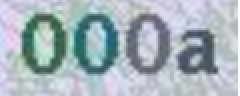
#> input picture source_imgs/000a.png, 120 x 48 px (shown 2 times larger); its folder holds only this picture in this run
$ python img_code_dataset.py
#> lines starting #> are read from the running program, lines starting #| are printed output that depends on the picture; after the words box and inside, x2 and y2 are one past the last pixel; in counts of white or black regions, pixels touching at a corner belong together
#!/usr/bin/python
# -*- coding:utf-8 -*-
# __Author__: VVzv

import os
import numpy as np
import matplotlib.pyplot as plt

from PIL import Image


LETTERS = ['0', '7', 'r', 'g', '6', 'q', 'f', 'u', '3', '2', 'b', '4', 'j', '5', '1', 'x', '9', 'e', 's', 'z', 'o', 't', 'w', 'i', 'm', 'k', 'y', 'v', '8', 'p', 'n', 'c', 'd', 'l', 'a', 'h']
BASE_PATH = './source_imgs/'
TRAIN_BASE_PATH = './train_data/'
imgs_name = os.listdir(BASE_PATH)
imgs_path = [BASE_PATH + img_name for img_name in imgs_name]
letter_to_path = [ TRAIN_BASE_PATH + l for l in LETTERS ]
source_img_path = []
source_imgs_name = []
for img_path in imgs_path:
    if 'DS_Store' not in img_path:
        source_img_path.append(img_path)
for im_name in imgs_name:
    if 'DS_Store' not in im_name:
        source_imgs_name.append(im_name)
# print(source_imgs_name)

def letterdir():
    for letter in LETTERS:
        os.mkdir(TRAIN_BASE_PATH + letter)
        print(TRAIN_BASE_PATH + letter)

def letterToImg():
    n = 0
    for img_name in source_imgs_name:
        print(BASE_PATH + img_name)
        img = np.asarray(Image.open(BASE_PATH + img_name).convert('L'))
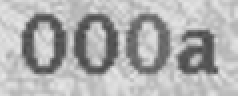
#> img: shape (48, 120) (shown 2 times larger); min 70, max 252, mean 175.3
        img_binary = (img > 135) * 255
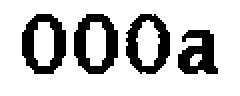
#> img_binary: shape (48, 120) int64 (shown 2 times larger); 77.3% white; 4 black regions, box (x1, y1, x2, y2) and area: (37, 7, 59, 37) 351, (11, 7, 33, 37) 348, (63, 7, 85, 37) 324, (89, 15, 109, 37) 287
        img_letters = [
                    img_binary[:, 11: 33],
                    img_binary[:, 36: 58],
                    img_binary[:, 62: 84],
                    img_binary[:, 88: 110]
                    ]
        num = 0
        # 查看加载的图像，寻找最优切割点
        # plt.imshow(img_binary, cmap='gray')
        # plt.show()
        # break
        for img_letter in img_letters:
            # 查看切割完图像的宽度是否合理
            # print(img_letter.shape)
            # plt.imshow(img_letter, cmap='gray')
            # plt.show()
            img_str = img_name.split('.')[0][num].lower()
            for letter_path in letter_to_path:
                if img_str == letter_path.split('/')[-1]:
                    img_n = '%s.png' % (n)
                    split_img_path = letter_path+'/'+img_n
                    print(split_img_path)
                    # print(img_letter)
                    plt.imsave(split_img_path, arr=img_letter, cmap='gray')
                    n += 1
            num += 1
#> this loop made 4 passes
#> img_str on passes 1 to 4: '0', '0', '0', 'a'
#| ./train_data/0/0.png
#| ./train_data/0/1.png
#| ./train_data/0/2.png
#| ./train_data/a/3.png
#> pass 1, in letterToImg, `plt.imsave(split_img_path, arr=img_letter, cmap='gray')`:
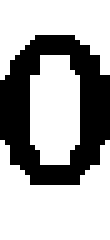
#> saved as 0.png: shape (48, 22, 3) (shown 5 times larger); 67% white; 1 black region, box (x1, y1, x2, y2) and area: (0, 7, 22, 37) 348
#> pass 2, in letterToImg, `plt.imsave(split_img_path, arr=img_letter, cmap='gray')`:
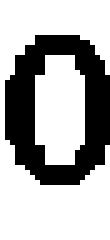
#> saved as 1.png: shape (48, 22, 3) (shown 5 times larger); 68.1% white; 1 black region, box (x1, y1, x2, y2) and area: (1, 7, 22, 37) 337
#> after the loop, n = 4; num = 4

if __name__ == '__main__':
    print('starting...')
    letterdir()  #创建0-z文件夹
    letterToImg() #将切割的图像放入0-z中

$ run again, on source_imgs/0C70.png
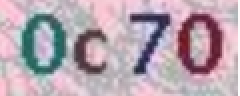
#> input picture source_imgs/0C70.png, 120 x 48 px (shown 2 times larger)
#> in letterToImg, `img_binary = (img > 135) * 255`:
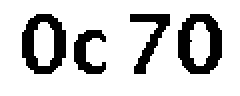
#> img_binary: shape (48, 120) int64 (shown 2 times larger); 80.2% white; 4 black regions, box (x1, y1, x2, y2) and area: (89, 7, 111, 37) 375, (11, 7, 33, 37) 357, (65, 7, 85, 37) 221, (37, 15, 53, 37) 187
#> the loop in letterToImg, `for img_letter in img_letters: # 查看切割完图像的宽度是否合理 # print(img_letter.sha..` made 4 passes
#> img_str on passes 1 to 4: '0', 'c', '7', '0'
#> (printed output is left out)
#> pass 2, in letterToImg, `plt.imsave(split_img_path, arr=img_letter, cmap='gray')`:
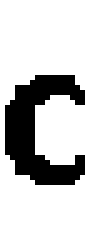
#> saved as 1.png: shape (48, 22, 3) (shown 5 times larger); 82.3% white; 1 black region, box (x1, y1, x2, y2) and area: (1, 15, 17, 37) 187
#> after the loop in letterToImg, `for img_letter in img_letters:`: n = 4

$ run again, on source_imgs/0CI2.png
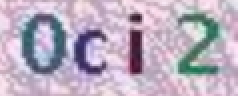
#> input picture source_imgs/0CI2.png, 120 x 48 px (shown 2 times larger)
#> in letterToImg, `img_binary = (img > 135) * 255`:
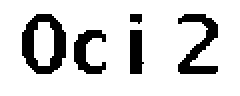
#> img_binary: shape (48, 120) int64 (shown 2 times larger); 83.4% white; 5 black regions, box (x1, y1, x2, y2) and area: (11, 7, 33, 37) 347, (89, 7, 109, 37) 267, (37, 15, 53, 37) 185, (65, 15, 72, 37) 133, (65, 7, 71, 12) 25
#> the loop in letterToImg, `for img_letter in img_letters: # 查看切割完图像的宽度是否合理 # print(img_letter.sha..` made 4 passes
#> img_str on passes 1 to 4: '0', 'c', 'i', '2'
#> (printed output is left out)
#> pass 2, in letterToImg, `plt.imsave(split_img_path, arr=img_letter, cmap='gray')`:
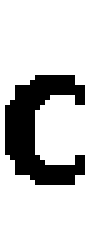
#> saved as 1.png: shape (48, 22, 3) (shown 5 times larger); 82.5% white; 1 black region, box (x1, y1, x2, y2) and area: (1, 15, 17, 37) 185
#> after the loop in letterToImg, `for img_letter in img_letters:`: n = 4

$ run again, on source_imgs/00fe.png
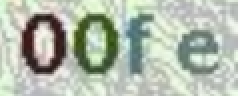
#> input picture source_imgs/00fe.png, 120 x 48 px (shown 2 times larger)
#> img_binary: shape (48, 120) int64; 80.9% white; 4 black regions, box (x1, y1, x2, y2) and area: (11, 7, 33, 37) 372, (37, 7, 59, 37) 356, (89, 16, 109, 37) 193, (63, 7, 76, 37) 182
#> the loop in letterToImg, `for img_letter in img_letters: # 查看切割完图像的宽度是否合理 # print(img_letter.sha..` made 4 passes
#> img_str on passes 1 to 4: '0', '0', 'f', 'e'
#> (printed output is left out)
#> pass 2, in letterToImg, `plt.imsave(split_img_path, arr=img_letter, cmap='gray')`:
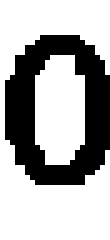
#> saved as 1.png: shape (48, 22, 3) (shown 5 times larger); 67.5% white; 1 black region, box (x1, y1, x2, y2) and area: (1, 7, 22, 37) 343
#> after the loop in letterToImg, `for img_letter in img_letters:`: n = 4
